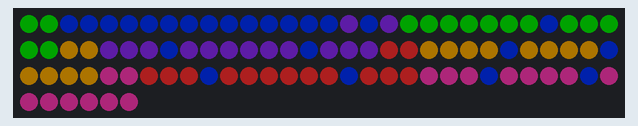
Simulated run of this sketch. Board: Arduino Uno, built with avr-gcc and run on an emulated ATmega328P. Shown: 96 RGB LEDs in strip order, left to right, continuing on the next row. Dim RGB values are drawn brighter than linear.

Above: at 0.1 s.

The sketch:

finalLED.ino
```cpp
#include <Adafruit_NeoPixel.h>

#define LED_PIN 6
#define LED_COUNT 96

Adafruit_NeoPixel strip(LED_COUNT, LED_PIN, NEO_GRB + NEO_KHZ800);

void setup() {
  strip.begin();
  strip.setBrightness(50);

  // blue
  int b[] = {1,2,3,4,6,7,8,9,10,11,13,14,15,16};
  for(int i=0; i<16; i++) strip.setPixelColor(b[i]-1, 0, 50, 240);

  // green
  int g[] = {17,19,20,21,22,23,24,25,26,28,29,30,31,32};
  for(int i=0; i<16; i++) strip.setPixelColor(g[i]-1, 0, 180, 0);

  // purple
  int P[] = {33,34,35,36,37,39,40,41,42,43,44,46,47,48};
  for(int i=0; i<16; i++) strip.setPixelColor(P[i]-1, 120, 40, 210);

  // yellow
  int y[] = {49,50,51,52,53,54,56,57,58,59,61,62,63,64};
  for(int i=0; i<16; i++) strip.setPixelColor(y[i]-1, 250, 170, 0);

  // Red
  int r[] = {65,66,67,68,69,71,72,73,74,75,76,78,79,80};
  for(int i=0; i<16; i++) strip.setPixelColor(r[i]-1, 255, 50, 50);

  // pink
  int p[] = {81,82,83,85,86,87,88,90,91,92,93,94,95,96};
  for(int i=0; i<16; i++) strip.setPixelColor(p[i]-1, 255, 60, 180);
  strip.show();

  //special
  int s[] = {5,12,18,27,38,45,55,60,70,77,84,89};
  for(int i=0; i<16; i++) strip.setPixelColor(s[i]-1, 1, 50, 240);
  strip.show();
}

void loop() {}
```
